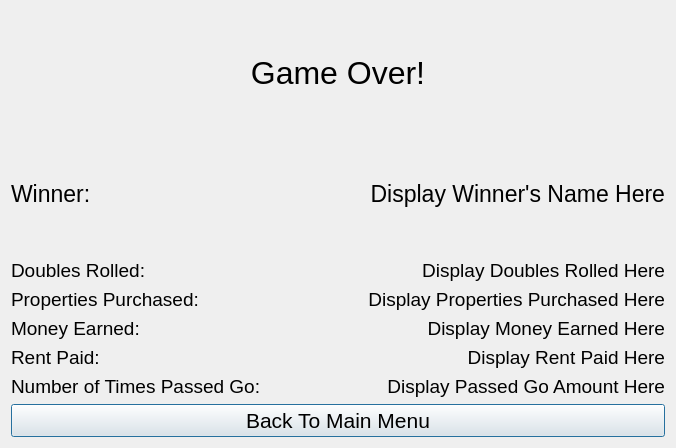
<?xml version="1.0" encoding="UTF-8"?>
<ui version="4.0">
 <class>Dialog</class>
 <widget class="QDialog" name="Dialog">
  <property name="geometry">
   <rect>
    <x>0</x>
    <y>0</y>
    <width>676</width>
    <height>448</height>
   </rect>
  </property>
  <property name="windowTitle">
   <string>Dialog</string>
  </property>
  <layout class="QVBoxLayout" name="verticalLayout">
   <item>
    <widget class="QLabel" name="gameEndTitleLabel">
     <property name="font">
      <font>
       <pointsize>24</pointsize>
      </font>
     </property>
     <property name="text">
      <string>Game Over!</string>
     </property>
     <property name="alignment">
      <set>Qt::AlignCenter</set>
     </property>
    </widget>
   </item>
   <item>
    <spacer name="verticalSpacer">
     <property name="orientation">
      <enum>Qt::Vertical</enum>
     </property>
     <property name="sizeType">
      <enum>QSizePolicy::Fixed</enum>
     </property>
     <property name="sizeHint" stdset="0">
      <size>
       <width>20</width>
       <height>40</height>
      </size>
     </property>
    </spacer>
   </item>
   <item>
    <layout class="QFormLayout" name="formLayout">
     <item row="0" column="0">
      <widget class="QLabel" name="label_2">
       <property name="font">
        <font>
         <pointsize>17</pointsize>
        </font>
       </property>
       <property name="text">
        <string>Winner:</string>
       </property>
      </widget>
     </item>
     <item row="0" column="1">
      <widget class="QLabel" name="winnerDisplayLabel">
       <property name="font">
        <font>
         <pointsize>17</pointsize>
        </font>
       </property>
       <property name="text">
        <string>Display Winner's Name Here</string>
       </property>
       <property name="alignment">
        <set>Qt::AlignRight|Qt::AlignTrailing|Qt::AlignVCenter</set>
       </property>
      </widget>
     </item>
     <item row="2" column="0">
      <widget class="QLabel" name="doublesLabel">
       <property name="font">
        <font>
         <pointsize>14</pointsize>
        </font>
       </property>
       <property name="text">
        <string>Doubles Rolled:</string>
       </property>
      </widget>
     </item>
     <item row="2" column="1">
      <widget class="QLabel" name="doublesDisplayLabel">
       <property name="font">
        <font>
         <pointsize>14</pointsize>
        </font>
       </property>
       <property name="text">
        <string>Display Doubles Rolled Here</string>
       </property>
       <property name="alignment">
        <set>Qt::AlignRight|Qt::AlignTrailing|Qt::AlignVCenter</set>
       </property>
      </widget>
     </item>
     <item row="3" column="0">
      <widget class="QLabel" name="propertiesLabel">
       <property name="font">
        <font>
         <pointsize>14</pointsize>
        </font>
       </property>
       <property name="text">
        <string>Properties Purchased:</string>
       </property>
      </widget>
     </item>
     <item row="3" column="1">
      <widget class="QLabel" name="propertiesDisplayLabel">
       <property name="font">
        <font>
         <pointsize>14</pointsize>
        </font>
       </property>
       <property name="text">
        <string>Display Properties Purchased Here</string>
       </property>
       <property name="alignment">
        <set>Qt::AlignRight|Qt::AlignTrailing|Qt::AlignVCenter</set>
       </property>
      </widget>
     </item>
     <item row="4" column="0">
      <widget class="QLabel" name="earnedLabel">
       <property name="font">
        <font>
         <pointsize>14</pointsize>
        </font>
       </property>
       <property name="text">
        <string>Money Earned:</string>
       </property>
      </widget>
     </item>
     <item row="4" column="1">
      <widget class="QLabel" name="earnedDisplayLabel">
       <property name="font">
        <font>
         <pointsize>14</pointsize>
        </font>
       </property>
       <property name="text">
        <string>Display Money Earned Here</string>
       </property>
       <property name="alignment">
        <set>Qt::AlignRight|Qt::AlignTrailing|Qt::AlignVCenter</set>
       </property>
      </widget>
     </item>
     <item row="5" column="0">
      <widget class="QLabel" name="rentLabel">
       <property name="font">
        <font>
         <pointsize>14</pointsize>
        </font>
       </property>
       <property name="text">
        <string>Rent Paid:</string>
       </property>
      </widget>
     </item>
     <item row="5" column="1">
      <widget class="QLabel" name="rentDisplayLabel">
       <property name="font">
        <font>
         <pointsize>14</pointsize>
        </font>
       </property>
       <property name="text">
        <string>Display Rent Paid Here</string>
       </property>
       <property name="alignment">
        <set>Qt::AlignRight|Qt::AlignTrailing|Qt::AlignVCenter</set>
       </property>
      </widget>
     </item>
     <item row="6" column="0">
      <widget class="QLabel" name="goLabel">
       <property name="font">
        <font>
         <pointsize>14</pointsize>
        </font>
       </property>
       <property name="text">
        <string>Number of Times Passed Go:</string>
       </property>
      </widget>
     </item>
     <item row="6" column="1">
      <widget class="QLabel" name="goDisplayLabel">
       <property name="font">
        <font>
         <pointsize>14</pointsize>
        </font>
       </property>
       <property name="text">
        <string>Display Passed Go Amount Here</string>
       </property>
       <property name="alignment">
        <set>Qt::AlignRight|Qt::AlignTrailing|Qt::AlignVCenter</set>
       </property>
      </widget>
     </item>
     <item row="1" column="1">
      <spacer name="verticalSpacer_2">
       <property name="orientation">
        <enum>Qt::Vertical</enum>
       </property>
       <property name="sizeType">
        <enum>QSizePolicy::Fixed</enum>
       </property>
       <property name="sizeHint" stdset="0">
        <size>
         <width>20</width>
         <height>40</height>
        </size>
       </property>
      </spacer>
     </item>
    </layout>
   </item>
   <item>
    <widget class="QPushButton" name="gameEndReturnButton">
     <property name="font">
      <font>
       <pointsize>16</pointsize>
      </font>
     </property>
     <property name="text">
      <string>Back To Main Menu</string>
     </property>
    </widget>
   </item>
  </layout>
 </widget>
 <resources/>
 <connections/>
</ui>
